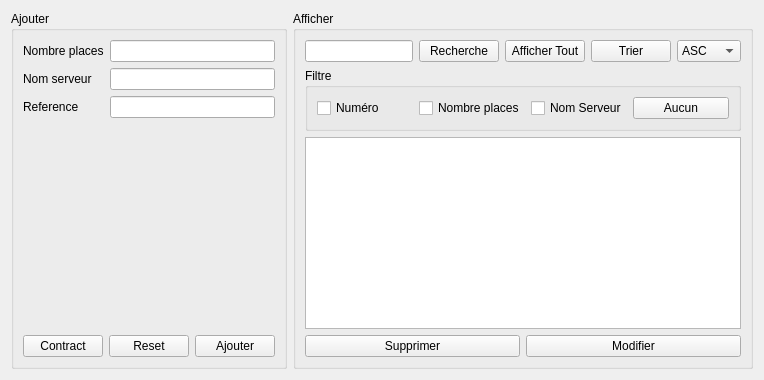
                 <widget class="QWidget" name="tab_10">
                  <attribute name="title">
                   <string>Tables</string>
                  </attribute>
                  <layout class="QHBoxLayout" name="horizontalLayout_83">
                   <item>
                    <widget class="QGroupBox" name="groupBox_ajouter_table_3">
                     <property name="title">
                      <string>Ajouter</string>
                     </property>
                     <layout class="QVBoxLayout" name="verticalLayout_33">
                      <item>
                       <layout class="QVBoxLayout" name="verticalLayout_34">
                        <item>
                         <layout class="QFormLayout" name="formLayout_10">
                          <item row="0" column="0">
                           <widget class="QLabel" name="nombrePlacesLabel_3">
                            <property name="text">
                             <string>Nombre places</string>
                            </property>
                           </widget>
                          </item>
                          <item row="0" column="1">
                           <widget class="QLineEdit" name="nombrePlacesLineEdit_table_2"/>
                          </item>
                          <item row="1" column="0">
                           <widget class="QLabel" name="nomServeurLabel_2">
                            <property name="text">
                             <string>Nom serveur</string>
                            </property>
                           </widget>
                          </item>
                          <item row="1" column="1">
                           <widget class="QLineEdit" name="nomServeurLineEdit_table_2"/>
                          </item>
                          <item row="2" column="0">
                           <widget class="QLabel" name="referenceLabel_2">
                            <property name="text">
                             <string>Reference</string>
                            </property>
                           </widget>
                          </item>
                          <item row="2" column="1">
                           <widget class="QLineEdit" name="reference_table_2"/>
                          </item>
                         </layout>
                        </item>
                        <item>
                         <layout class="QHBoxLayout" name="horizontalLayout_84">
                          <item>
                           <widget class="QPushButton" name="contract_table_2">
                            <property name="text">
                             <string>Contract</string>
                            </property>
                           </widget>
                          </item>
                          <item>
                           <widget class="QPushButton" name="reset_table_2">
                            <property name="text">
                             <string>Reset</string>
                            </property>
                           </widget>
                          </item>
                          <item>
                           <widget class="QPushButton" name="ajouter_table_2">
                            <property name="text">
                             <string>Ajouter</string>
                            </property>
                           </widget>
                          </item>
                         </layout>
                        </item>
                       </layout>
                      </item>
                     </layout>
                    </widget>
                   </item>
                   <item>
                    <widget class="QGroupBox" name="groupBox_afficher_table_3">
                     <property name="title">
                      <string>Afficher</string>
                     </property>
                     <layout class="QVBoxLayout" name="verticalLayout_35">
                      <item>
                       <layout class="QVBoxLayout" name="verticalLayout_36">
                        <item>
                         <layout class="QHBoxLayout" name="horizontalLayout_85">
                          <item>
                           <widget class="QLineEdit" name="lineEdit_recherche_table_2"/>
                          </item>
                          <item>
                           <widget class="QPushButton" name="recherche_table_2">
                            <property name="text">
                             <string>Recherche</string>
                            </property>
                           </widget>
                          </item>
                          <item>
                           <widget class="QPushButton" name="afficher_tout_table_2">
                            <property name="text">
                             <string>Afficher Tout</string>
                            </property>
                           </widget>
                          </item>
                          <item>
                           <widget class="QPushButton" name="trier_table_2">
                            <property name="text">
                             <string>Trier</string>
                            </property>
                           </widget>
                          </item>
                          <item>
                           <widget class="QComboBox" name="ordre_table_2">
                            <item>
                             <property name="text">
                              <string>ASC</string>
                             </property>
                            </item>
                            <item>
                             <property name="text">
                              <string>DESC</string>
                             </property>
                            </item>
                           </widget>
                          </item>
                         </layout>
                        </item>
                        <item>
                         <layout class="QHBoxLayout" name="horizontalLayout_86"/>
                        </item>
                        <item>
                         <layout class="QHBoxLayout" name="horizontalLayout_87">
                          <item>
                           <widget class="QGroupBox" name="groupBox_17">
                            <property name="title">
                             <string>Filtre</string>
                            </property>
                            <layout class="QHBoxLayout" name="horizontalLayout_88">
                             <item>
                              <layout class="QHBoxLayout" name="horizontalLayout_89">
                               <item>
                                <widget class="QCheckBox" name="checkBox_numero_2">
                                 <property name="text">
                                  <string>Numéro</string>
                                 </property>
                                </widget>
                               </item>
                               <item>
                                <widget class="QCheckBox" name="checkBox_nombre_2">
                                 <property name="text">
                                  <string>Nombre places</string>
                                 </property>
                                </widget>
                               </item>
                               <item>
                                <widget class="QCheckBox" name="checkBox_nomserv_2">
                                 <property name="text">
                                  <string>Nom Serveur</string>
                                 </property>
                                </widget>
                               </item>
                               <item>
                                <widget class="QPushButton" name="aucun_table_2">
                                 <property name="text">
                                  <string>Aucun</string>
                                 </property>
                                </widget>
                               </item>
                              </layout>
                             </item>
                            </layout>
                           </widget>
                          </item>
                         </layout>
                        </item>
                        <item>
                         <layout class="QHBoxLayout" name="horizontalLayout_90">
                          <item>
                           <widget class="QTableView" name="tableView_table_2"/>
                          </item>
                         </layout>
                        </item>
                        <item>
                         <layout class="QHBoxLayout" name="horizontalLayout_91">
                          <item>
                           <widget class="QPushButton" name="supprimer_table_2">
                            <property name="text">
                             <string>Supprimer</string>
                            </property>
                           </widget>
                          </item>
                          <item>
                           <widget class="QPushButton" name="modifier_table_2">
                            <property name="text">
                             <string>Modifier</string>
                            </property>
                            <property name="checkable">
                             <bool>true</bool>
                            </property>
                           </widget>
                          </item>
                         </layout>
                        </item>
                       </layout>
                      </item>
                     </layout>
                    </widget>
                   </item>
                  </layout>
                 </widget>
